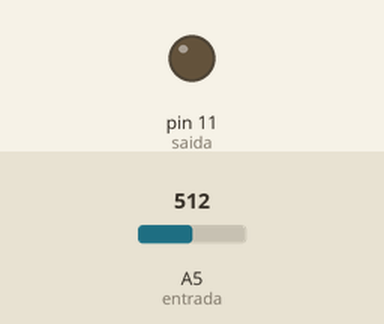
Recording of a sketch running on a simulated Arduino Uno, built with avr-gcc and run on an emulated ATmega328P. On the bench: output pins drawn as LEDs (lit = HIGH). The test bench sets the inputs (shaded band); at power-on: A5 (entrada) = 512. What the sketch prints to the serial monitor is not drawn.

Above: at 1.5 s.
At 4.6 s:
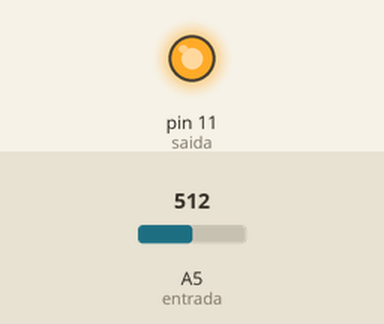
Timing chart, 0 to 8.1 s (numbered marks = the images above):
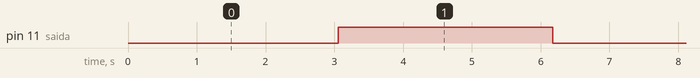

The sketch:

Carga_Descarga.ino
```cpp
const int pin_led = 8;
int saida = 11;
int entrada = A5;
int pontos = 500;
int tempo = 1;
int valor, k;
float tensao;

void setup() {
  pinMode(saida, OUTPUT);
  pinMode(entrada, INPUT);
  Serial.begin(9600);
}

void loop() {
  digitalWrite(saida, LOW);
  for (k=1; k<=pontos; k++) {
    valor = analogRead(entrada);
    tensao = float(valor)*5/1023;
    Serial.println(tensao);
    delay(tempo);

    if(tensao < 4){ // A condicao de LOW deverá ser no primeiro "for", já que é durante o mesmo que a tensão está diminuindo
      digitalWrite(pin_led, LOW);
    }
  }

  digitalWrite(saida, HIGH);
  for (k=1; k<=pontos; k++) {
    valor = analogRead(entrada);
    tensao = float(valor)*5/1023;
    Serial.println(tensao);
    delay(tempo);

    if(tensao > 4){ // A condicao de HIGH deverá ser no segundo "for", já que a tensão estará subindo
      digitalWrite(pin_led, HIGH);
    }
  }
}
```

Measured:
- by itself, pin 11 (saida): alternates HIGH for 3.1 s and LOW for 3.1 s
